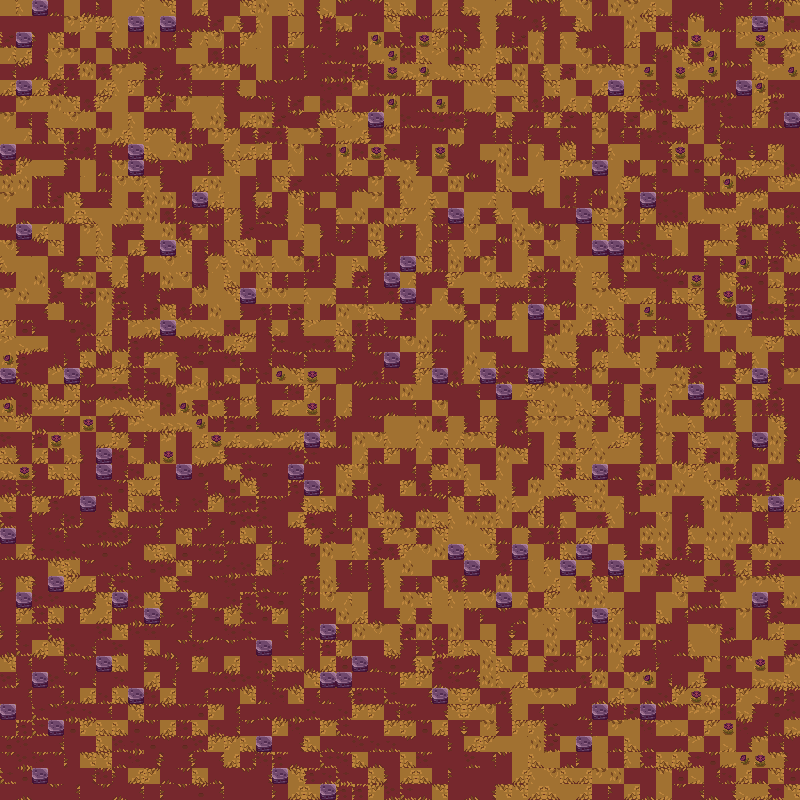

Rendered tile map (Tiled .tmx) drawn with the repository's tilesets; below, a short description and the map source with its tile grids summarised:
An orthogonal 50x50 tile map with 16x16 px tiles, 2 tile layers (layer 1, layer 2), 1 hidden layer not drawn.

<map version="1.10" tiledversion="1.10.0" orientation="orthogonal" renderorder="right-down" width="50" height="50" tilewidth="16" tileheight="16" infinite="0" nextlayerid="4" nextobjectid="1">
 <tileset firstgid="1" name="tileset" tilewidth="16" tileheight="16" tilecount="1088" columns="34">
  <image source="../../Tiny RPG Forest/Artwork/Environment/tileset.png" width="544" height="512" />
 </tileset>
 <layer id="1" name="layer 1" width="50" height="50">
  <data>[2500 cells, 2500 non-empty, 2 distinct tile ids]</data>
 </layer>
 <layer id="2" name="layer 2" width="50" height="50">
  <data>[2500 cells, 2500 non-empty, 43 distinct tile ids]</data>
 </layer>
 <layer id="3" name="Capa de patrones 3" width="50" height="50" visible="0">
  <data>[2500 cells, 9 non-empty, 9 distinct tile ids]</data>
 </layer>
</map>
